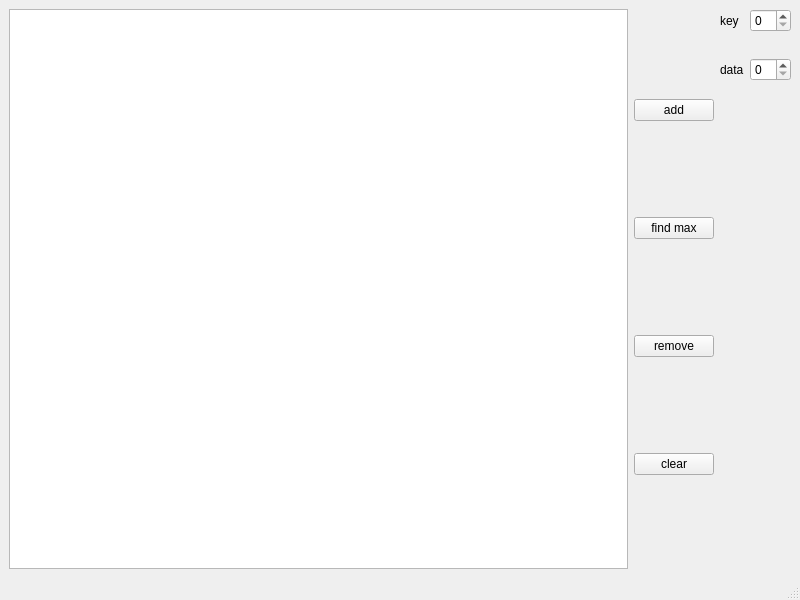
<?xml version="1.0" encoding="UTF-8"?>
<ui version="4.0">
 <class>MainWindow</class>
 <widget class="QMainWindow" name="MainWindow">
  <property name="geometry">
   <rect>
    <x>0</x>
    <y>0</y>
    <width>800</width>
    <height>600</height>
   </rect>
  </property>
  <property name="windowTitle">
   <string>MainWindow</string>
  </property>
  <widget class="QWidget" name="centralwidget">
   <layout class="QGridLayout" name="gridLayout">
    <item row="0" column="0">
     <widget class="QTableWidget" name="tableWidget"/>
    </item>
    <item row="0" column="1">
     <layout class="QHBoxLayout" name="horizontalLayout_3">
      <item>
       <layout class="QVBoxLayout" name="verticalLayout_2">
        <item>
         <widget class="QPushButton" name="pushButton">
          <property name="text">
           <string>add</string>
          </property>
         </widget>
        </item>
        <item>
         <widget class="QPushButton" name="pushButton_4">
          <property name="text">
           <string>find max</string>
          </property>
         </widget>
        </item>
        <item>
         <widget class="QPushButton" name="pushButton_2">
          <property name="text">
           <string>remove</string>
          </property>
         </widget>
        </item>
        <item>
         <widget class="QPushButton" name="pushButton_3">
          <property name="text">
           <string>clear</string>
          </property>
         </widget>
        </item>
       </layout>
      </item>
      <item>
       <layout class="QVBoxLayout" name="verticalLayout">
        <item>
         <layout class="QHBoxLayout" name="horizontalLayout">
          <item>
           <widget class="QLabel" name="label">
            <property name="text">
             <string>key</string>
            </property>
           </widget>
          </item>
          <item>
           <widget class="QSpinBox" name="spinBox"/>
          </item>
         </layout>
        </item>
        <item>
         <widget class="QLabel" name="label_3">
          <property name="text">
           <string/>
          </property>
         </widget>
        </item>
        <item>
         <layout class="QHBoxLayout" name="horizontalLayout_2">
          <item>
           <widget class="QLabel" name="label_2">
            <property name="text">
             <string>data</string>
            </property>
           </widget>
          </item>
          <item>
           <widget class="QSpinBox" name="spinBox_2"/>
          </item>
         </layout>
        </item>
        <item>
         <spacer name="verticalSpacer">
          <property name="orientation">
           <enum>Qt::Vertical</enum>
          </property>
          <property name="sizeHint" stdset="0">
           <size>
            <width>20</width>
            <height>40</height>
           </size>
          </property>
         </spacer>
        </item>
       </layout>
      </item>
     </layout>
    </item>
   </layout>
  </widget>
  <widget class="QMenuBar" name="menubar">
   <property name="geometry">
    <rect>
     <x>0</x>
     <y>0</y>
     <width>800</width>
     <height>22</height>
    </rect>
   </property>
  </widget>
  <widget class="QStatusBar" name="statusbar"/>
 </widget>
 <resources/>
 <connections/>
</ui>
